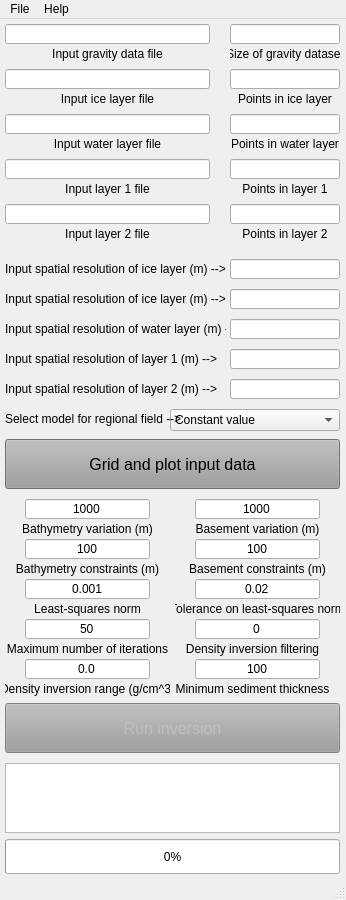
<?xml version="1.0" encoding="UTF-8"?>
<ui version="4.0">
 <class>MainWindow</class>
 <widget class="QMainWindow" name="MainWindow">
  <property name="geometry">
   <rect>
    <x>0</x>
    <y>0</y>
    <width>346</width>
    <height>900</height>
   </rect>
  </property>
  <property name="minimumSize">
   <size>
    <width>346</width>
    <height>900</height>
   </size>
  </property>
  <property name="maximumSize">
   <size>
    <width>346</width>
    <height>900</height>
   </size>
  </property>
  <property name="windowTitle">
   <string>MainWindow</string>
  </property>
  <widget class="QWidget" name="centralwidget">
   <widget class="QLabel" name="label_input_gravity_file">
    <property name="geometry">
     <rect>
      <x>5</x>
      <y>25</y>
      <width>205</width>
      <height>20</height>
     </rect>
    </property>
    <property name="text">
     <string>Input gravity data file</string>
    </property>
    <property name="alignment">
     <set>Qt::AlignCenter</set>
    </property>
   </widget>
   <widget class="QLineEdit" name="lineinput_gravity_file">
    <property name="geometry">
     <rect>
      <x>5</x>
      <y>5</y>
      <width>205</width>
      <height>20</height>
     </rect>
    </property>
   </widget>
   <widget class="QLineEdit" name="linenumber_gravity_data">
    <property name="geometry">
     <rect>
      <x>230</x>
      <y>5</y>
      <width>110</width>
      <height>20</height>
     </rect>
    </property>
   </widget>
   <widget class="QLabel" name="labelnumber_gravity_data">
    <property name="geometry">
     <rect>
      <x>230</x>
      <y>25</y>
      <width>110</width>
      <height>20</height>
     </rect>
    </property>
    <property name="text">
     <string>Size of gravity dataset</string>
    </property>
    <property name="alignment">
     <set>Qt::AlignCenter</set>
    </property>
   </widget>
   <widget class="QLabel" name="label_input_ice_layer">
    <property name="geometry">
     <rect>
      <x>5</x>
      <y>70</y>
      <width>205</width>
      <height>20</height>
     </rect>
    </property>
    <property name="text">
     <string>Input ice layer file</string>
    </property>
    <property name="alignment">
     <set>Qt::AlignCenter</set>
    </property>
   </widget>
   <widget class="QLineEdit" name="lineinput_ice_layer">
    <property name="geometry">
     <rect>
      <x>5</x>
      <y>50</y>
      <width>205</width>
      <height>20</height>
     </rect>
    </property>
   </widget>
   <widget class="QLabel" name="labelnumber_ice_points">
    <property name="geometry">
     <rect>
      <x>230</x>
      <y>70</y>
      <width>110</width>
      <height>20</height>
     </rect>
    </property>
    <property name="text">
     <string>Points in ice layer</string>
    </property>
    <property name="alignment">
     <set>Qt::AlignCenter</set>
    </property>
   </widget>
   <widget class="QLineEdit" name="linenumber_ice_layer">
    <property name="geometry">
     <rect>
      <x>230</x>
      <y>50</y>
      <width>110</width>
      <height>20</height>
     </rect>
    </property>
   </widget>
   <widget class="QLabel" name="label_input_ice_layer_2">
    <property name="geometry">
     <rect>
      <x>5</x>
      <y>115</y>
      <width>205</width>
      <height>20</height>
     </rect>
    </property>
    <property name="text">
     <string>Input water layer file</string>
    </property>
    <property name="alignment">
     <set>Qt::AlignCenter</set>
    </property>
   </widget>
   <widget class="QLineEdit" name="linenumber_water_layer">
    <property name="geometry">
     <rect>
      <x>230</x>
      <y>95</y>
      <width>110</width>
      <height>20</height>
     </rect>
    </property>
   </widget>
   <widget class="QLineEdit" name="lineinput_water_layer">
    <property name="geometry">
     <rect>
      <x>5</x>
      <y>95</y>
      <width>205</width>
      <height>20</height>
     </rect>
    </property>
   </widget>
   <widget class="QLabel" name="labelnumber_water_points">
    <property name="geometry">
     <rect>
      <x>230</x>
      <y>115</y>
      <width>110</width>
      <height>20</height>
     </rect>
    </property>
    <property name="text">
     <string>Points in water layer</string>
    </property>
    <property name="alignment">
     <set>Qt::AlignCenter</set>
    </property>
   </widget>
   <widget class="QLabel" name="label_input_ice_layer_3">
    <property name="geometry">
     <rect>
      <x>5</x>
      <y>160</y>
      <width>205</width>
      <height>20</height>
     </rect>
    </property>
    <property name="text">
     <string>Input layer 1 file</string>
    </property>
    <property name="alignment">
     <set>Qt::AlignCenter</set>
    </property>
   </widget>
   <widget class="QLineEdit" name="linenumber_layer1">
    <property name="geometry">
     <rect>
      <x>230</x>
      <y>140</y>
      <width>110</width>
      <height>20</height>
     </rect>
    </property>
   </widget>
   <widget class="QLineEdit" name="lineinput_layer1">
    <property name="geometry">
     <rect>
      <x>5</x>
      <y>140</y>
      <width>205</width>
      <height>20</height>
     </rect>
    </property>
   </widget>
   <widget class="QLabel" name="labelnumber_ice_points_3">
    <property name="geometry">
     <rect>
      <x>230</x>
      <y>160</y>
      <width>110</width>
      <height>20</height>
     </rect>
    </property>
    <property name="text">
     <string>Points in layer 1</string>
    </property>
    <property name="alignment">
     <set>Qt::AlignCenter</set>
    </property>
   </widget>
   <widget class="QLabel" name="label_input_ice_layer_4">
    <property name="geometry">
     <rect>
      <x>5</x>
      <y>205</y>
      <width>205</width>
      <height>20</height>
     </rect>
    </property>
    <property name="text">
     <string>Input layer 2 file</string>
    </property>
    <property name="alignment">
     <set>Qt::AlignCenter</set>
    </property>
   </widget>
   <widget class="QLineEdit" name="linenumber_layer2">
    <property name="geometry">
     <rect>
      <x>230</x>
      <y>185</y>
      <width>110</width>
      <height>20</height>
     </rect>
    </property>
   </widget>
   <widget class="QLineEdit" name="lineinput_layer2">
    <property name="geometry">
     <rect>
      <x>5</x>
      <y>185</y>
      <width>205</width>
      <height>20</height>
     </rect>
    </property>
   </widget>
   <widget class="QLabel" name="labelnumber_ice_points_4">
    <property name="geometry">
     <rect>
      <x>230</x>
      <y>205</y>
      <width>110</width>
      <height>20</height>
     </rect>
    </property>
    <property name="text">
     <string>Points in layer 2</string>
    </property>
    <property name="alignment">
     <set>Qt::AlignCenter</set>
    </property>
   </widget>
   <widget class="QLabel" name="label_input_resolution_ice_layer">
    <property name="geometry">
     <rect>
      <x>5</x>
      <y>270</y>
      <width>221</width>
      <height>20</height>
     </rect>
    </property>
    <property name="text">
     <string>Input spatial resolution of ice layer (m) --&gt;</string>
    </property>
    <property name="alignment">
     <set>Qt::AlignLeading|Qt::AlignLeft|Qt::AlignVCenter</set>
    </property>
   </widget>
   <widget class="QLineEdit" name="lineice_layer_resolution">
    <property name="geometry">
     <rect>
      <x>230</x>
      <y>270</y>
      <width>110</width>
      <height>20</height>
     </rect>
    </property>
   </widget>
   <widget class="QLineEdit" name="linewater_layer_resolution">
    <property name="geometry">
     <rect>
      <x>230</x>
      <y>300</y>
      <width>110</width>
      <height>20</height>
     </rect>
    </property>
   </widget>
   <widget class="QLabel" name="label_input_resolution_water_layer">
    <property name="geometry">
     <rect>
      <x>5</x>
      <y>300</y>
      <width>221</width>
      <height>20</height>
     </rect>
    </property>
    <property name="text">
     <string>Input spatial resolution of water layer (m) --&gt;</string>
    </property>
    <property name="alignment">
     <set>Qt::AlignLeading|Qt::AlignLeft|Qt::AlignVCenter</set>
    </property>
   </widget>
   <widget class="QLineEdit" name="linelayer1_resolution">
    <property name="geometry">
     <rect>
      <x>230</x>
      <y>330</y>
      <width>110</width>
      <height>20</height>
     </rect>
    </property>
   </widget>
   <widget class="QLabel" name="label_input_resolution_layer_1">
    <property name="geometry">
     <rect>
      <x>5</x>
      <y>330</y>
      <width>221</width>
      <height>20</height>
     </rect>
    </property>
    <property name="text">
     <string>Input spatial resolution of layer 1 (m) --&gt;</string>
    </property>
    <property name="alignment">
     <set>Qt::AlignLeading|Qt::AlignLeft|Qt::AlignVCenter</set>
    </property>
   </widget>
   <widget class="QLineEdit" name="linelayer2_resolution">
    <property name="geometry">
     <rect>
      <x>230</x>
      <y>360</y>
      <width>110</width>
      <height>20</height>
     </rect>
    </property>
   </widget>
   <widget class="QLabel" name="label_input_resolution_layer_2">
    <property name="geometry">
     <rect>
      <x>5</x>
      <y>360</y>
      <width>221</width>
      <height>20</height>
     </rect>
    </property>
    <property name="text">
     <string>Input spatial resolution of layer 2 (m) --&gt;</string>
    </property>
    <property name="alignment">
     <set>Qt::AlignLeading|Qt::AlignLeft|Qt::AlignVCenter</set>
    </property>
   </widget>
   <widget class="QPushButton" name="pushButton_plotinputdata">
    <property name="geometry">
     <rect>
      <x>5</x>
      <y>420</y>
      <width>335</width>
      <height>50</height>
     </rect>
    </property>
    <property name="font">
     <font>
      <pointsize>12</pointsize>
     </font>
    </property>
    <property name="autoFillBackground">
     <bool>false</bool>
    </property>
    <property name="styleSheet">
     <string notr="true">background-color: rgb(157, 157, 157);</string>
    </property>
    <property name="text">
     <string>Grid and plot input data</string>
    </property>
   </widget>
   <widget class="QLineEdit" name="linegravity_data_resolution">
    <property name="geometry">
     <rect>
      <x>230</x>
      <y>240</y>
      <width>110</width>
      <height>20</height>
     </rect>
    </property>
   </widget>
   <widget class="QLabel" name="label_input_resolution_garvity_data">
    <property name="geometry">
     <rect>
      <x>5</x>
      <y>240</y>
      <width>221</width>
      <height>20</height>
     </rect>
    </property>
    <property name="text">
     <string>Input spatial resolution of ice layer (m) --&gt;</string>
    </property>
    <property name="alignment">
     <set>Qt::AlignLeading|Qt::AlignLeft|Qt::AlignVCenter</set>
    </property>
   </widget>
   <widget class="QComboBox" name="comboBox_detrending">
    <property name="geometry">
     <rect>
      <x>170</x>
      <y>390</y>
      <width>170</width>
      <height>22</height>
     </rect>
    </property>
    <item>
     <property name="text">
      <string>Constant value</string>
     </property>
    </item>
    <item>
     <property name="text">
      <string>Linear trend</string>
     </property>
    </item>
   </widget>
   <widget class="QLabel" name="label_detrending">
    <property name="geometry">
     <rect>
      <x>5</x>
      <y>390</y>
      <width>181</width>
      <height>20</height>
     </rect>
    </property>
    <property name="text">
     <string>Select model for regional field --&gt;</string>
    </property>
    <property name="alignment">
     <set>Qt::AlignLeading|Qt::AlignLeft|Qt::AlignVCenter</set>
    </property>
   </widget>
   <widget class="QProgressBar" name="progressBar">
    <property name="geometry">
     <rect>
      <x>5</x>
      <y>820</y>
      <width>335</width>
      <height>35</height>
     </rect>
    </property>
    <property name="value">
     <number>0</number>
    </property>
   </widget>
   <widget class="QPushButton" name="pushButton_run_inversion">
    <property name="enabled">
     <bool>false</bool>
    </property>
    <property name="geometry">
     <rect>
      <x>5</x>
      <y>684</y>
      <width>335</width>
      <height>50</height>
     </rect>
    </property>
    <property name="font">
     <font>
      <pointsize>12</pointsize>
     </font>
    </property>
    <property name="autoFillBackground">
     <bool>false</bool>
    </property>
    <property name="styleSheet">
     <string notr="true">background-color: rgb(157, 157, 157);</string>
    </property>
    <property name="text">
     <string>Run inversion</string>
    </property>
   </widget>
   <widget class="QLineEdit" name="linebathymetry_variation">
    <property name="geometry">
     <rect>
      <x>25</x>
      <y>480</y>
      <width>125</width>
      <height>20</height>
     </rect>
    </property>
    <property name="text">
     <string>1000</string>
    </property>
    <property name="alignment">
     <set>Qt::AlignCenter</set>
    </property>
   </widget>
   <widget class="QLineEdit" name="linebasement_variation">
    <property name="geometry">
     <rect>
      <x>195</x>
      <y>480</y>
      <width>125</width>
      <height>20</height>
     </rect>
    </property>
    <property name="text">
     <string>1000</string>
    </property>
    <property name="alignment">
     <set>Qt::AlignCenter</set>
    </property>
   </widget>
   <widget class="QLabel" name="label_input_ice_layer_5">
    <property name="geometry">
     <rect>
      <x>5</x>
      <y>500</y>
      <width>165</width>
      <height>20</height>
     </rect>
    </property>
    <property name="text">
     <string>Bathymetry variation (m)</string>
    </property>
    <property name="alignment">
     <set>Qt::AlignCenter</set>
    </property>
   </widget>
   <widget class="QLabel" name="label_input_ice_layer_6">
    <property name="geometry">
     <rect>
      <x>175</x>
      <y>500</y>
      <width>165</width>
      <height>20</height>
     </rect>
    </property>
    <property name="text">
     <string>Basement variation (m)</string>
    </property>
    <property name="alignment">
     <set>Qt::AlignCenter</set>
    </property>
   </widget>
   <widget class="QLabel" name="label_input_ice_layer_7">
    <property name="geometry">
     <rect>
      <x>5</x>
      <y>540</y>
      <width>165</width>
      <height>20</height>
     </rect>
    </property>
    <property name="text">
     <string>Bathymetry constraints (m)</string>
    </property>
    <property name="alignment">
     <set>Qt::AlignCenter</set>
    </property>
   </widget>
   <widget class="QLabel" name="label_input_ice_layer_8">
    <property name="geometry">
     <rect>
      <x>175</x>
      <y>540</y>
      <width>165</width>
      <height>20</height>
     </rect>
    </property>
    <property name="text">
     <string>Basement constraints (m)</string>
    </property>
    <property name="alignment">
     <set>Qt::AlignCenter</set>
    </property>
   </widget>
   <widget class="QLineEdit" name="linebathymetry_constraints">
    <property name="geometry">
     <rect>
      <x>25</x>
      <y>520</y>
      <width>125</width>
      <height>20</height>
     </rect>
    </property>
    <property name="text">
     <string>100</string>
    </property>
    <property name="alignment">
     <set>Qt::AlignCenter</set>
    </property>
   </widget>
   <widget class="QLineEdit" name="linebasement_constraints">
    <property name="geometry">
     <rect>
      <x>195</x>
      <y>520</y>
      <width>125</width>
      <height>20</height>
     </rect>
    </property>
    <property name="text">
     <string>100</string>
    </property>
    <property name="alignment">
     <set>Qt::AlignCenter</set>
    </property>
   </widget>
   <widget class="QLabel" name="label_input_ice_layer_9">
    <property name="geometry">
     <rect>
      <x>5</x>
      <y>580</y>
      <width>165</width>
      <height>20</height>
     </rect>
    </property>
    <property name="text">
     <string>Least-squares norm</string>
    </property>
    <property name="alignment">
     <set>Qt::AlignCenter</set>
    </property>
   </widget>
   <widget class="QLabel" name="label_input_ice_layer_10">
    <property name="geometry">
     <rect>
      <x>175</x>
      <y>580</y>
      <width>165</width>
      <height>20</height>
     </rect>
    </property>
    <property name="text">
     <string>Tolerance on least-squares norm</string>
    </property>
    <property name="alignment">
     <set>Qt::AlignCenter</set>
    </property>
   </widget>
   <widget class="QLineEdit" name="lineleast_squares">
    <property name="geometry">
     <rect>
      <x>25</x>
      <y>560</y>
      <width>125</width>
      <height>20</height>
     </rect>
    </property>
    <property name="text">
     <string>0.001</string>
    </property>
    <property name="alignment">
     <set>Qt::AlignCenter</set>
    </property>
   </widget>
   <widget class="QLineEdit" name="lineleast_squares_tolerance">
    <property name="geometry">
     <rect>
      <x>195</x>
      <y>560</y>
      <width>125</width>
      <height>20</height>
     </rect>
    </property>
    <property name="text">
     <string>0.02</string>
    </property>
    <property name="alignment">
     <set>Qt::AlignCenter</set>
    </property>
   </widget>
   <widget class="QLabel" name="label_input_ice_layer_11">
    <property name="geometry">
     <rect>
      <x>170</x>
      <y>620</y>
      <width>165</width>
      <height>20</height>
     </rect>
    </property>
    <property name="text">
     <string>Density inversion filtering</string>
    </property>
    <property name="alignment">
     <set>Qt::AlignCenter</set>
    </property>
   </widget>
   <widget class="QLabel" name="label_input_ice_layer_12">
    <property name="geometry">
     <rect>
      <x>5</x>
      <y>620</y>
      <width>165</width>
      <height>20</height>
     </rect>
    </property>
    <property name="text">
     <string>Maximum number of iterations</string>
    </property>
    <property name="alignment">
     <set>Qt::AlignCenter</set>
    </property>
   </widget>
   <widget class="QLineEdit" name="linedensity_shift">
    <property name="geometry">
     <rect>
      <x>195</x>
      <y>600</y>
      <width>125</width>
      <height>20</height>
     </rect>
    </property>
    <property name="text">
     <string>0</string>
    </property>
    <property name="alignment">
     <set>Qt::AlignCenter</set>
    </property>
   </widget>
   <widget class="QLineEdit" name="linemaximum_iterations">
    <property name="geometry">
     <rect>
      <x>25</x>
      <y>600</y>
      <width>125</width>
      <height>20</height>
     </rect>
    </property>
    <property name="text">
     <string>50</string>
    </property>
    <property name="alignment">
     <set>Qt::AlignCenter</set>
    </property>
   </widget>
   <widget class="QTextEdit" name="messagebox">
    <property name="geometry">
     <rect>
      <x>5</x>
      <y>744</y>
      <width>335</width>
      <height>70</height>
     </rect>
    </property>
    <property name="font">
     <font>
      <pointsize>12</pointsize>
     </font>
    </property>
    <property name="layoutDirection">
     <enum>Qt::LeftToRight</enum>
    </property>
    <property name="html">
     <string>&lt;!DOCTYPE HTML PUBLIC &quot;-//W3C//DTD HTML 4.0//EN&quot; &quot;http://www.w3.org/TR/REC-html40/strict.dtd&quot;&gt;
&lt;html&gt;&lt;head&gt;&lt;meta name=&quot;qrichtext&quot; content=&quot;1&quot; /&gt;&lt;style type=&quot;text/css&quot;&gt;
p, li { white-space: pre-wrap; }
&lt;/style&gt;&lt;/head&gt;&lt;body style=&quot; font-family:'MS Shell Dlg 2'; font-size:12pt; font-weight:400; font-style:normal;&quot;&gt;
&lt;p align=&quot;center&quot; style=&quot;-qt-paragraph-type:empty; margin-top:0px; margin-bottom:0px; margin-left:0px; margin-right:0px; -qt-block-indent:0; text-indent:0px; font-size:10pt;&quot;&gt;&lt;br /&gt;&lt;/p&gt;&lt;/body&gt;&lt;/html&gt;</string>
    </property>
   </widget>
   <widget class="QLineEdit" name="lineminimum_sediment_thickness">
    <property name="geometry">
     <rect>
      <x>195</x>
      <y>640</y>
      <width>125</width>
      <height>20</height>
     </rect>
    </property>
    <property name="text">
     <string>100</string>
    </property>
    <property name="alignment">
     <set>Qt::AlignCenter</set>
    </property>
   </widget>
   <widget class="QLineEdit" name="linedensity_inversion">
    <property name="geometry">
     <rect>
      <x>25</x>
      <y>640</y>
      <width>125</width>
      <height>20</height>
     </rect>
    </property>
    <property name="text">
     <string>0.0</string>
    </property>
    <property name="alignment">
     <set>Qt::AlignCenter</set>
    </property>
   </widget>
   <widget class="QLabel" name="label_input_ice_layer_13">
    <property name="geometry">
     <rect>
      <x>5</x>
      <y>660</y>
      <width>165</width>
      <height>20</height>
     </rect>
    </property>
    <property name="text">
     <string>Density inversion range (g/cm^3)</string>
    </property>
    <property name="alignment">
     <set>Qt::AlignCenter</set>
    </property>
   </widget>
   <widget class="QLabel" name="label_input_ice_layer_14">
    <property name="geometry">
     <rect>
      <x>170</x>
      <y>660</y>
      <width>165</width>
      <height>20</height>
     </rect>
    </property>
    <property name="text">
     <string>Minimum sediment thickness</string>
    </property>
    <property name="alignment">
     <set>Qt::AlignCenter</set>
    </property>
   </widget>
  </widget>
  <widget class="QMenuBar" name="menubar">
   <property name="geometry">
    <rect>
     <x>0</x>
     <y>0</y>
     <width>346</width>
     <height>21</height>
    </rect>
   </property>
   <widget class="QMenu" name="menuFile">
    <property name="title">
     <string>File</string>
    </property>
    <addaction name="actionInput_gravity_data"/>
    <addaction name="actionInput_top_ice_geometry"/>
    <addaction name="actionInput_bottom_ice_geometry"/>
    <addaction name="actionInput_layer_1_geometry"/>
    <addaction name="actionInput_layer_2_geometry"/>
    <addaction name="actionRun_density_inversion"/>
    <addaction name="actionSave_output_file"/>
    <addaction name="actionClear_memory"/>
    <addaction name="actionExit_program"/>
   </widget>
   <widget class="QMenu" name="menuHelp">
    <property name="title">
     <string>Help</string>
    </property>
    <addaction name="actionAbout"/>
    <addaction name="actionMAnual"/>
   </widget>
   <addaction name="menuFile"/>
   <addaction name="menuHelp"/>
  </widget>
  <widget class="QStatusBar" name="statusbar"/>
  <action name="actionInput_gravity_data">
   <property name="text">
    <string>Input gravity data</string>
   </property>
  </action>
  <action name="actionExit_program">
   <property name="text">
    <string>Exit program</string>
   </property>
  </action>
  <action name="actionInput_top_ice_geometry">
   <property name="text">
    <string>Input ice geometry</string>
   </property>
  </action>
  <action name="actionInput_bottom_ice_geometry">
   <property name="text">
    <string>Input water geometry</string>
   </property>
  </action>
  <action name="actionInput_layer_1_geometry">
   <property name="text">
    <string>Input layer 1 geometry</string>
   </property>
  </action>
  <action name="actionInput_layer_2_geometry">
   <property name="text">
    <string>Input layer 2 geometry</string>
   </property>
  </action>
  <action name="actionSave_output_file">
   <property name="enabled">
    <bool>false</bool>
   </property>
   <property name="text">
    <string>Save output file</string>
   </property>
  </action>
  <action name="actionAbout">
   <property name="text">
    <string>About</string>
   </property>
  </action>
  <action name="actionMAnual">
   <property name="text">
    <string>Manual</string>
   </property>
  </action>
  <action name="actionRun_density_inversion">
   <property name="enabled">
    <bool>false</bool>
   </property>
   <property name="text">
    <string>Run density inversion</string>
   </property>
  </action>
  <action name="actionClear_memory">
   <property name="text">
    <string>Clear memory</string>
   </property>
  </action>
 </widget>
 <resources/>
 <connections/>
</ui>
